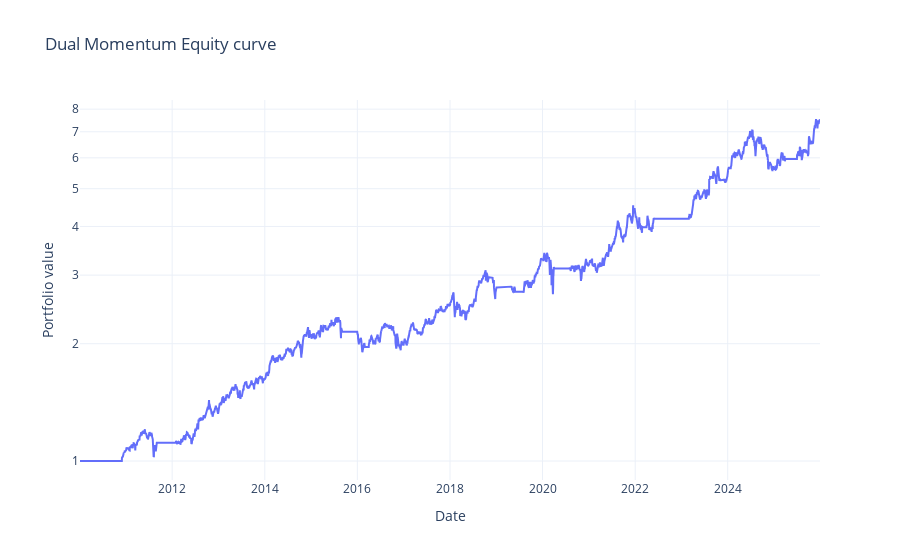

Source (notebook cell):
### Code cell


### Figure 1 — Plotly figure (JSON) as saved in the notebook; plotly's stock layout.template omitted (floating-point values rounded to 4 significant figures; data arrays with more than 128 entries replaced by an {"elided": "..."} marker saying what was removed)
{"data": [{"mode": "lines", "name": "Dual Momentum", "type": "scatter", "x": {"elided": "4022 str values"}, "y": {"elided": "4022 float values"}}], "layout": {"hovermode": "x unified", "title": {"text": "Dual Momentum Equity curve"}, "xaxis": {"title": {"text": "Date"}}, "yaxis": {"title": {"text": "Portfolio value"}, "type": "log"}}}
